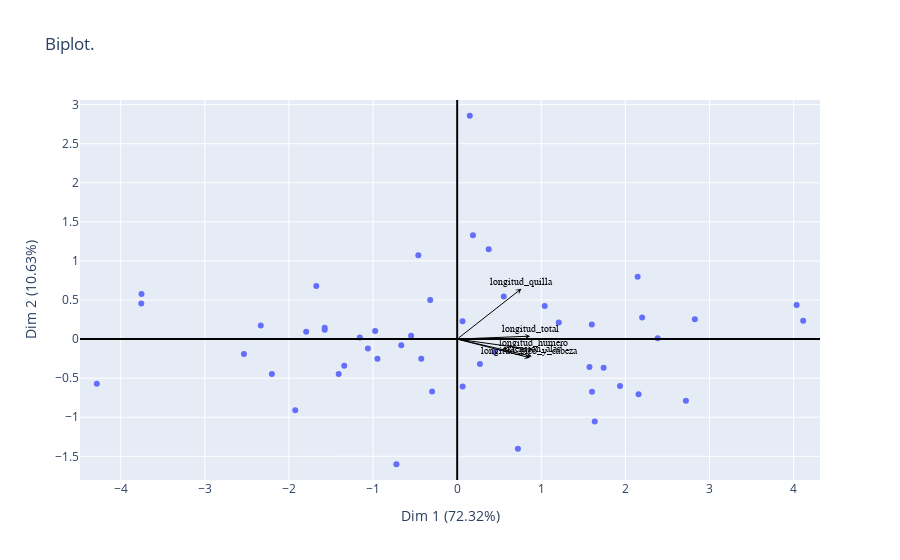

The code cell stored with this chart in its notebook:
### Code cell
biplot(pca1,df1)

### Figure 1 — Plotly figure (JSON) as saved in the notebook; plotly's stock layout.template omitted (floating-point values rounded to 4 significant figures)
{"data": [{"hovertemplate": "<b>%{text}</b><br><br><b>PCX</b>: %{x:.2f}<br><b>PCY</b>: %{y:.2f}<br>", "mode": "markers", "name": "", "text": ["pajaro: 1", "pajaro: 2", "pajaro: 3", "pajaro: 4", "pajaro: 5", "pajaro: 6", "pajaro: 7", "pajaro: 8", "pajaro: 9", "pajaro: 10", "pajaro: 11", "pajaro: 12", "pajaro: 13", "pajaro: 14", "pajaro: 15", "pajaro: 16", "pajaro: 17", "pajaro: 18", "pajaro: 19", "pajaro: 20", "pajaro: 21", "pajaro: 22", "pajaro: 23", "pajaro: 24", "pajaro: 25", "pajaro: 26", "pajaro: 27", "pajaro: 28", "pajaro: 29", "pajaro: 30", "pajaro: 31", "pajaro: 32", "pajaro: 33", "pajaro: 34", "pajaro: 35", "pajaro: 36", "pajaro: 37", "pajaro: 38", "pajaro: 39", "pajaro: 40", "pajaro: 41", "pajaro: 42", "pajaro: 43", "pajaro: 44", "pajaro: 45", "pajaro: 46", "pajaro: 47", "pajaro: 48", "pajaro: 49"], "type": "scatter", "x": [0.06496, -2.203, -1.157, -2.335, -0.2981, 1.936, -1.061, 0.4431, 2.719, 0.1876, 0.375, 0.2705, 2.384, 0.7221, -1.409, -1.575, 0.554, -1.675, -1.795, 2.199, -0.4621, -0.9751, -0.6649, 1.6, -3.755, 2.146, -1.343, 1.741, 4.036, -3.753, 0.1499, 1.207, 1.041, -0.7222, -0.3208, 2.825, -4.284, -0.5475, -1.925, 4.114, 0.06349, -0.948, -0.4272, 1.603, -2.535, 1.636, -1.575, 1.573, 2.156], "y": [-0.6071, -0.4469, 0.01945, 0.1738, -0.6721, -0.6014, -0.1211, -0.1657, -0.7904, 1.327, 1.15, -0.318, 0.01121, -1.403, -0.4476, 0.1462, 0.5458, 0.6793, 0.09553, 0.2775, 1.072, 0.1041, -0.07865, 0.1883, 0.4542, 0.7965, -0.3424, -0.3673, 0.4355, 0.5775, 2.86, 0.2119, 0.4244, -1.603, 0.5018, 0.2554, -0.5726, 0.04348, -0.9115, 0.2333, 0.2288, -0.25, -0.2513, -0.6737, -0.1919, -1.054, 0.1189, -0.3583, -0.7048]}], "layout": {"annotations": [{"arrowcolor": "black", "arrowhead": 3, "arrowsize": 1, "arrowwidth": 1, "ax": 0, "axref": "x", "ay": 0, "ayref": "y", "showarrow": true, "text": "", "x": 0.868, "xref": "x", "y": 0.03736, "yref": "y"}, {"arrowcolor": "rgb(255,51,0)", "arrowhead": 3, "ax": 0, "ay": 0, "font": {"color": "black", "family": "Courier New, monospace", "size": 10}, "showarrow": true, "text": "longitud_total", "x": 0.868, "xanchor": "center", "y": 0.03736, "yanchor": "bottom"}, {"arrowcolor": "black", "arrowhead": 3, "arrowsize": 1, "arrowwidth": 1, "ax": 0, "axref": "x", "ay": 0, "ayref": "y", "showarrow": true, "text": "", "x": 0.887, "xref": "x", "y": -0.2207, "yref": "y"}, {"arrowcolor": "rgb(255,51,0)", "arrowhead": 3, "ax": 0, "ay": 0, "font": {"color": "black", "family": "Courier New, monospace", "size": 10}, "showarrow": true, "text": "extension_alas", "x": 0.887, "xanchor": "center", "y": -0.2207, "yanchor": "bottom"}, {"arrowcolor": "black", "arrowhead": 3, "arrowsize": 1, "arrowwidth": 1, "ax": 0, "axref": "x", "ay": 0, "ayref": "y", "showarrow": true, "text": "", "x": 0.8656, "xref": "x", "y": -0.2391, "yref": "y"}, {"arrowcolor": "rgb(255,51,0)", "arrowhead": 3, "ax": 0, "ay": 0, "font": {"color": "black", "family": "Courier New, monospace", "size": 10}, "showarrow": true, "text": "longitud_pico_y_cabeza", "x": 0.8656, "xanchor": "center", "y": -0.2391, "yanchor": "bottom"}, {"arrowcolor": "black", "arrowhead": 3, "arrowsize": 1, "arrowwidth": 1, "ax": 0, "axref": "x", "ay": 0, "ayref": "y", "showarrow": true, "text": "", "x": 0.9044, "xref": "x", "y": -0.136, "yref": "y"}, {"arrowcolor": "rgb(255,51,0)", "arrowhead": 3, "ax": 0, "ay": 0, "font": {"color": "black", "family": "Courier New, monospace", "size": 10}, "showarrow": true, "text": "longitud_humero", "x": 0.9044, "xanchor": "center", "y": -0.136, "yanchor": "bottom"}, {"arrowcolor": "black", "arrowhead": 3, "arrowsize": 1, "arrowwidth": 1, "ax": 0, "axref": "x", "ay": 0, "ayref": "y", "showarrow": true, "text": "", "x": 0.764, "xref": "x", "y": 0.6456, "yref": "y"}, {"arrowcolor": "rgb(255,51,0)", "arrowhead": 3, "ax": 0, "ay": 0, "font": {"color": "black", "family": "Courier New, monospace", "size": 10}, "showarrow": true, "text": "longitud_quilla", "x": 0.764, "xanchor": "center", "y": 0.6456, "yanchor": "bottom"}], "shapes": [{"line": {"color": "black"}, "type": "line", "x0": 0, "x1": 1, "xref": "x domain", "y0": 0, "y1": 0, "yref": "y"}, {"line": {"color": "black"}, "type": "line", "x0": 0, "x1": 0, "xref": "x", "y0": 0, "y1": 1, "yref": "y domain"}], "title": {"text": "Biplot."}, "xaxis": {"range": [-4.484, 4.314], "title": {"text": "Dim 1 (72.32%)"}}, "yaxis": {"range": [-1.803, 3.06], "title": {"text": "Dim 2 (10.63%)"}}}}
